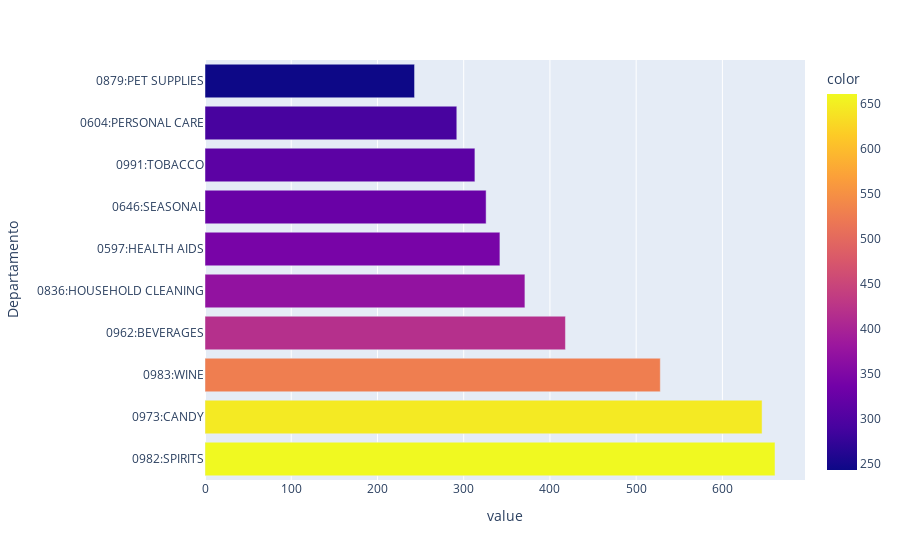

Notebook source saved alongside this figure:
### Code cell
# Qual o Top 10 departamentos tem maior volume de transações e maior quantidade de unidades vendidas?

# Parte 2: Quantidade de unidades vendidas
# Soma de Unidades Vendidas das transações onde cada departamento aparece
soma_quantidades_por_departamentos_top10 = df_transacoes.groupby('Departamento')['Qtde_Vendida'].sum().sort_values(ascending=False).head(10)

# Plot
fig_unidades_vendidas_top10 = px.bar(soma_quantidades_por_departamentos_top10, color=soma_quantidades_por_departamentos_top10, orientation='h')
fig_unidades_vendidas_top10.update_layout(showlegend=False)
fig_unidades_vendidas_top10.show()

### Figure 1 — Plotly figure (JSON) as saved in the notebook; plotly's stock layout.template omitted (floating-point values rounded to 4 significant figures)
{"data": [{"alignmentgroup": "True", "hovertemplate": "value=%{x}<br>Departamento=%{y}<br>color=%{marker.color}<extra></extra>", "legendgroup": "", "marker": {"color": [661, 646, 528, 418, 371, 342, 326, 313, 292, 243], "coloraxis": "coloraxis", "pattern": {"shape": ""}}, "name": "", "offsetgroup": "", "orientation": "h", "showlegend": false, "textposition": "auto", "type": "bar", "x": [661, 646, 528, 418, 371, 342, 326, 313, 292, 243], "xaxis": "x", "y": ["0982:SPIRITS", "0973:CANDY", "0983:WINE", "0962:BEVERAGES", "0836:HOUSEHOLD CLEANING", "0597:HEALTH AIDS", "0646:SEASONAL", "0991:TOBACCO", "0604:PERSONAL CARE", "0879:PET SUPPLIES"], "yaxis": "y"}], "layout": {"barmode": "relative", "coloraxis": {"colorbar": {"title": {"text": "color"}}, "colorscale": [[0, "#0d0887"], [0.1111, "#46039f"], [0.2222, "#7201a8"], [0.3333, "#9c179e"], [0.4444, "#bd3786"], [0.5556, "#d8576b"], [0.6667, "#ed7953"], [0.7778, "#fb9f3a"], [0.8889, "#fdca26"], [1, "#f0f921"]]}, "legend": {"tracegroupgap": 0}, "margin": {"t": 60}, "showlegend": false, "xaxis": {"anchor": "y", "domain": [0, 1], "title": {"text": "value"}}, "yaxis": {"anchor": "x", "domain": [0, 1], "title": {"text": "Departamento"}}}}
